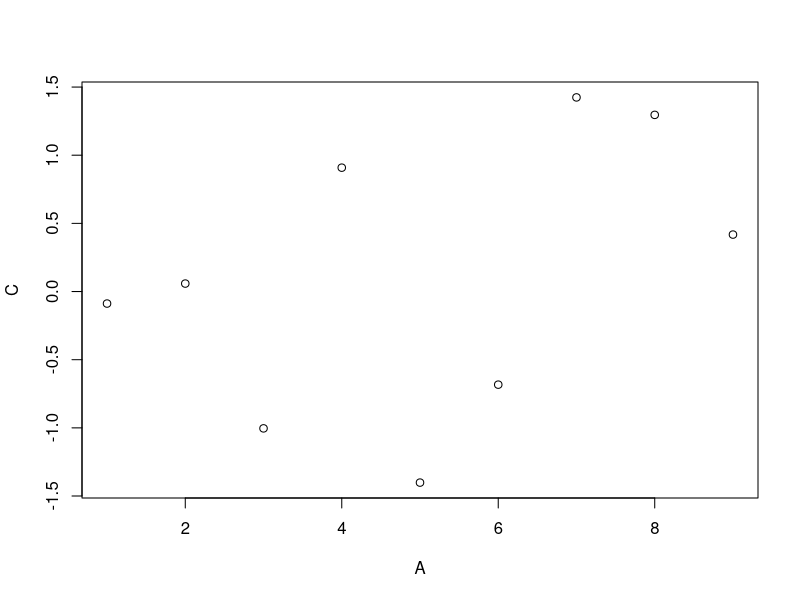

Here is the R script that generated this plot:
# Data.table
# Mais rápido e performático que o data.frame.

# Configurando o diretório de trabalho
# Coloque entre aspas o diretório de trabalho que você está usando no seu computador
# Não use diretórios com espaço no nome
setwd("~/Cursos/DSA/FCD/BigDataRAzure/Cap07")

# Para saber qual diretório estou trabalhando
getwd()


# Lista de pacotes base carregados
search()


# Instalando os pacotes
install.packages("data.table")
library(data.table)


# Criando 2 vetores
vec1 <- c(1, 2, 3, 4)
vec2 <- c('Vermelho', 'Verde', 'Marrom', 'Laranja')


# Criando um data.table
?data.table
dt1 <- data.table(vec1, vec2)
dt1
class(dt1)


# Slicing do data.table
dt2 <- data.table(A = 1:9, B = c("Z", "W", "Q"), C = rnorm(9), D = TRUE)
dt2
dt2[3:5,]
dt2[,.(B, C)]

dt2[, .(B, C, D)]

dt2[4:8, .(B, C)]

# o ponto de  .(B,C) faz parte da sintaxe da função.


# Aplicando função ao data.table
dt2[, .(Total = sum(A), Mean = mean(C))]
dt2[, plot(A, C)]

dt2[, .(MySum = sum(A)), by = .(Grp = A%%2)]

dt2


# Definindo valores por grupos
dt3 <- data.table(B = c("a", "b", "c", "d", "e", "a", "b", "c", "d", "e"),
                  val = as.integer(c(6:10, 1:5)))

dt3

# Operações com data.tables
dt4 <- data.table(A = rep(letters[2:1], each = 4L),
                  B = rep(1:4, each = 2L),
                  C = sample(8))
dt4
new_dt4 <- dt4[, sum(C), by = A]
# Quero todas as linhas, fazendo a soma da coluna C e agrupando pela coluna A.
new_dt4
class(new_dt4)

new_dt4[order(A)]

new_dt4 <- dt4[, sum(B), by = A][order(A)]
new_dt4

# Iris
dt5 <- data.table(iris)
dt5

dt5[, .(Sepal.Length = median(Sepal.Length),
        Sepal.Width = median(Sepal.Width),
        Petal.Length = median(Petal.Length),
        Petal.Width = median(Petal.Width)),
    by = Species]


# O parâmetro .SD significa Subset Data e um subset é criado considerando a coluna Species e depois 
# é calculda a mediana. O resultado deve ser igual ao comando anterior. 
# O .SD faz parte da notação do pacote data.table.
dt5[, lapply(.SD, median), by = Species]

# vamos fazer um Loop que vai aplicar a função mediana para o subset data agrupado por Species.


# Sair
q()
